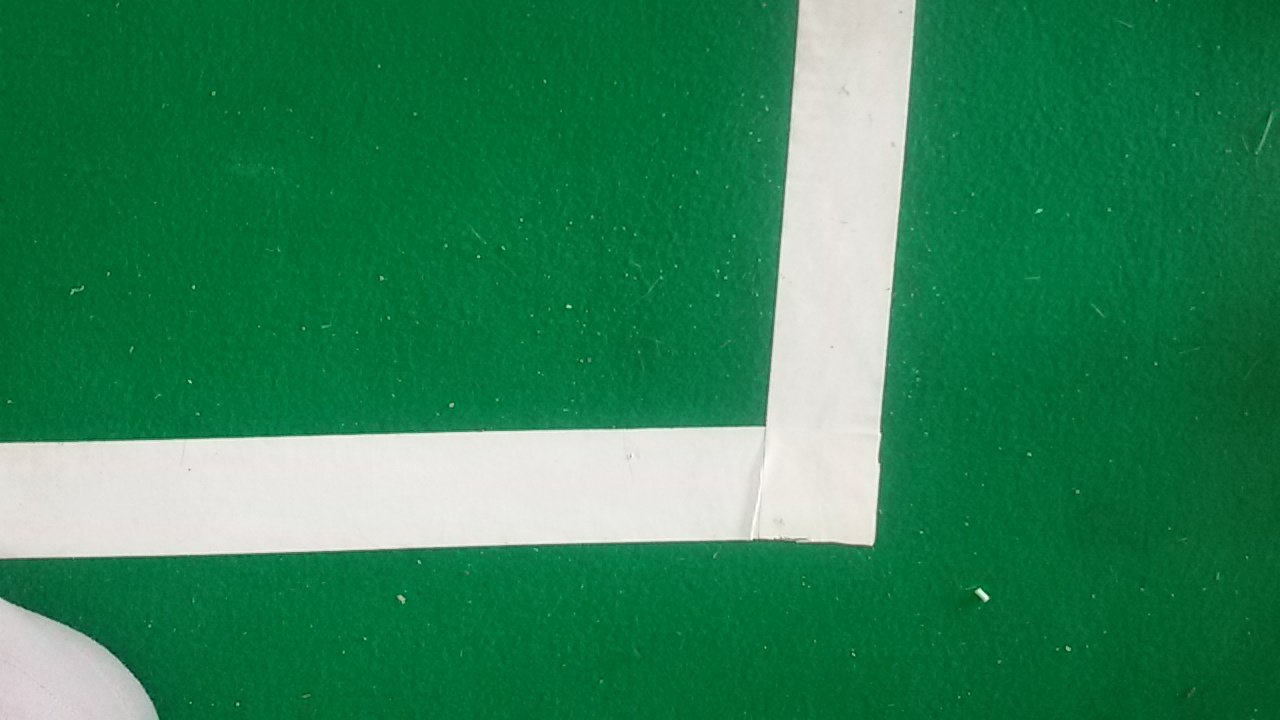
#> input picture tesPic/13441975_1057441020991932_635871047_o.jpg, 1280 x 720 px, given in place of the camera
$ python Goal.py   (Python 2 division)   (older library calls are emulated)
#> lines starting #> are read from the running program, lines starting #| are printed output that depends on the picture
### computeVision.py
import cv2
import numpy as np
from Vector import *


def findMaxAreaContour(contours):
    if len(contours) > 0:
        maxj = 0
        maxA = 0
        for j in range(len(contours)):
            cnt = contours[j]
            A = cv2.contourArea(cnt)
            if A > maxA:
                maxj = j
                maxA = A
                cnt = contours[maxj]

        return True,contours[maxj]
    else:
        return False,None
# [14 lines left out: function findContourInShape, not called in this run]

def removeNoise(img,erode,dilation,blur):
    kernel = np.ones(erode, np.uint8)
    img = cv2.erode(img, kernel, iterations=1)
    kernel = np.ones(dilation, np.uint8)
    img = cv2.dilate(img, kernel, iterations=2)
    img = cv2.GaussianBlur(img, blur, 0)
    return img

# [35 lines left out: functions findContourCenter, skeletonization, not called in this run]

class Track(Vector):

    def __init__(self,erode_=(1,1),dilation_=(1,1),blur_=(0,0),shape_ = None,colorSpace = cv2.COLOR_BGR2HSV):
        self.erode = erode_
        self.dilation = dilation_
        self.blur = blur_
        self.shape = shape_
        self.colocode = colorSpace

    # [6 lines left out: function getOnlyMask, not called in this run]

    def getMaskAndCnt(self,img,lower,upper,percen = 0.03,dst = None, mask = None , trackShape = True):
        if mask is None:
            lab = cv2.cvtColor(img,self.colocode)
            mask = cv2.inRange(lab,lower,upper)
            mask = removeNoise(mask,self.erode,self.dilation,self.blur)
        if dst is not None:
            # _,dstCnt,_ = cv2.findContours(dst.copy(),cv2.RETR_EXTERNAL, cv2.CHAIN_APPROX_NONE)
            # _,dstMax = findMaxAreaContour(dstCnt)
            # cv2.drawContours(img,dstMax,-1,255,2)
            mask = cv2.bitwise_and(mask.copy(),dst)
        if self.shape is not None and trackShape == True:
            try:
                _, contours, _ = cv2.findContours(mask.copy(), cv2.RETR_EXTERNAL, cv2.CHAIN_APPROX_NONE)
                ret,listCnt = findContourInShape(contours,percen,self.shape)
                return ret,listCnt,mask,contours
            except cv2.error:
                print 'mask  ',' ',mask,' ',type(mask),' ',len(mask)
                return False,[],mask,[]
        else:
            _, contours, _ = cv2.findContours(mask.copy(), cv2.RETR_EXTERNAL, cv2.CHAIN_APPROX_SIMPLE)
            ret,listCnt = findMaxAreaContour(contours)
            return ret,listCnt,mask,contours

    # [124 lines left out: functions chooseOne, goal, __lineAnalyse, Line, not called in this run]


# [6 lines that do not run on import are left out]

### Vector.py
import math

class Vector():

    # [11 lines of commented-out code are left out]
    class matrix():

        # [27 lines left out: functions __init__, multiplyRow, addRow2Row, Indx2RowCol, not called in this run]

        def RowCol2Index(self, RowCol):
            index = (RowCol[0] - 1) * self.size[1] + RowCol[1] - 1
            return index


    class line():
        def __init__(self,p1,p2):
            self.startPoint = Vector.vectorCreate(p1,(0,0))
            self.vectorEquation(p1,p2)

        def vectorEquation(self,p1,p2):
            self.vector = Vector.vectorCreate(p1,p2)
            self.vector = self.vector.normalize()

    class vectorCreate():
        x = 0
        y = 0
        # [24 lines left out: functions __init__, __add__, __sub__, __mul__, not called in this run]

        def __str__(self):
            text = '{:}i + {:}j'.format(self.x,self.y)
            return text

        # [5 lines left out: function normalize, not called in this run]


    def __init__(self):
        pass

    # [63 lines left out: functions equaSolv, intersect, not called in this run]

    def dotproduct(self,vec1,vec2):
        dot = (vec1.x*vec2.x)+(vec1.y*vec2.y)
        return dot

    # [11 lines left out: functions cosAngle, findAngle, not called in this run]

    def findLenght(self,pt1,pt2):
        vec = self.vectorCreate(pt1,pt2)
        return vec.length

    def creatVector(self,pt1,pt2):
        vec = self.vectorCreate(pt1,pt2)
        return vec


class circleCalculator(Vector):
    class __circle(Vector):
        R = 0
        Center = 0
        Pts = []
        # [46 lines left out: functions __init__, findCenterPoint, findRadius, findCicle, not called in this run]
    def __init__(self):
        pass
    # [34 lines left out: functions findMinCircle, circleCreate, not called in this run]

# [13 lines that do not run on import are left out]

### Goal.py
from computeVision import *
from RobotControl import *
from Vector import *
from Camera import *
import cv2
import numpy
import time
import math

cap = cv2.VideoCapture(1)
erode = (11,11)
dilation = (19,19)
blur = (21,21)
lower = np.array([31,106,150])
upper = np.array([255,255,255])
lowerGreen = np.array([0,0,0])
upperGreen = np.array([180,105,172])
TrackGoal = Track(erode_=erode,dilation_=dilation,blur_=blur,colorSpace=cv2.COLOR_BGR2LAB)
Vectorcal = Vector()
# Robot = RobotControl('COM5')

while True:
    ret,frame = cap.read()
#> frame is the input picture: shape (720, 1280, 3); mean B, G, R 86.2, 130.8, 44.5
    frame = cv2.flip(frame,0)
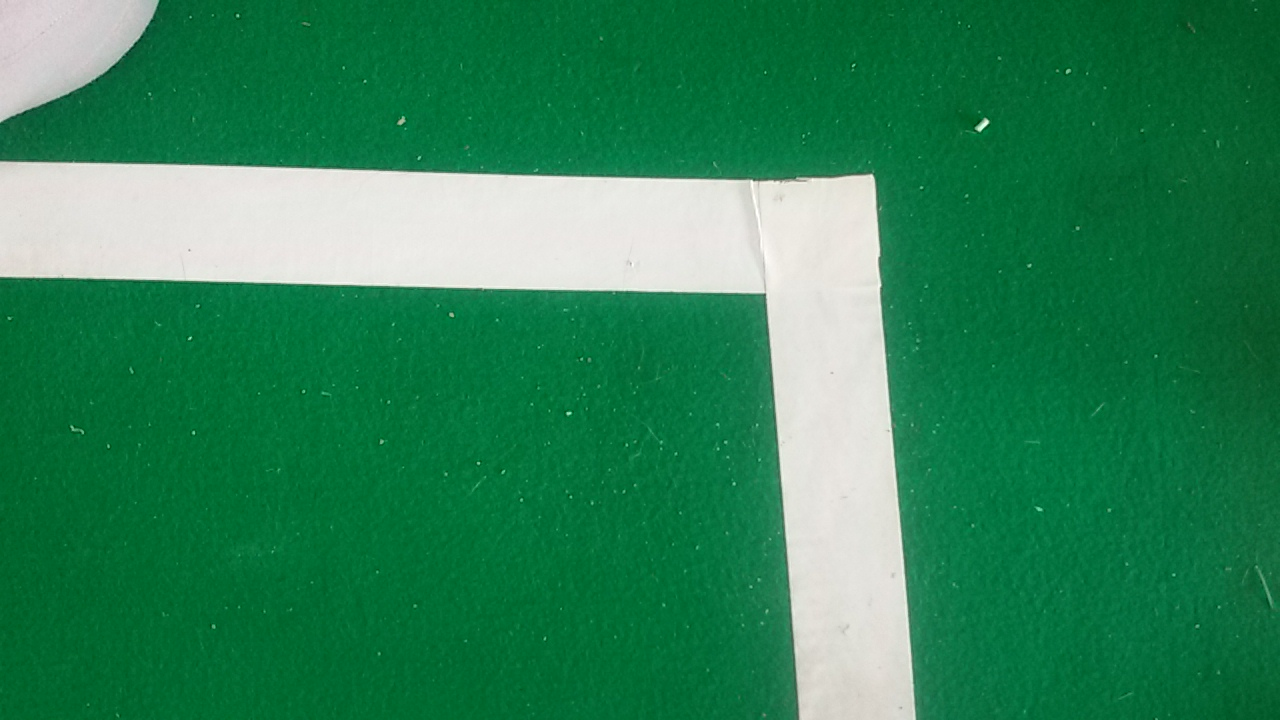
#> frame: shape (720, 1280, 3); mean B, G, R 86.2, 130.8, 44.5
    shape = frame.shape
#> shape = (720, 1280, 3)
    frame = cv2.GaussianBlur(frame,(13,13),0)
    ret,listCnt,mask,contours = TrackGoal.getMaskAndCnt(frame,lower,upper)
#> in getMaskAndCnt, `lab = cv2.cvtColor(img,self.colocode)`: lab: shape (720, 1280, 3); mean of channels 0, 1, 2 125.6, 95.2, 146.7
#> in getMaskAndCnt, `mask = cv2.inRange(lab,lower,upper)`: mask: shape (720, 1280); every value is 0
#> in getMaskAndCnt, `_, contours, _ = cv2.findContours(mask.copy(), cv2.RETR_EXTERNAL, cv2...`: contours = []
#> in getMaskAndCnt, `ret,listCnt = findMaxAreaContour(contours)`: ret = False
#> ret = False; contours = []
    if ret == True:
        print 'lenliscon=', len(listCnt)
        GoalPos = TrackGoal.goal(frame,listCnt,mask)
        cv2.putText(frame,GoalPos , (0, 400), cv2.FONT_HERSHEY_SIMPLEX, 1, (0, 0, 0), 3)
    cv2.imshow('image',frame)
    cv2.imshow('mask',mask)
    k = cv2.waitKey(10)
#> (key Esc is pressed here)
    if k==27:
        break

cv2.destroyAllWindows()

$ run again, on tesPic/13453368_1057441000991934_838037095_o.jpg
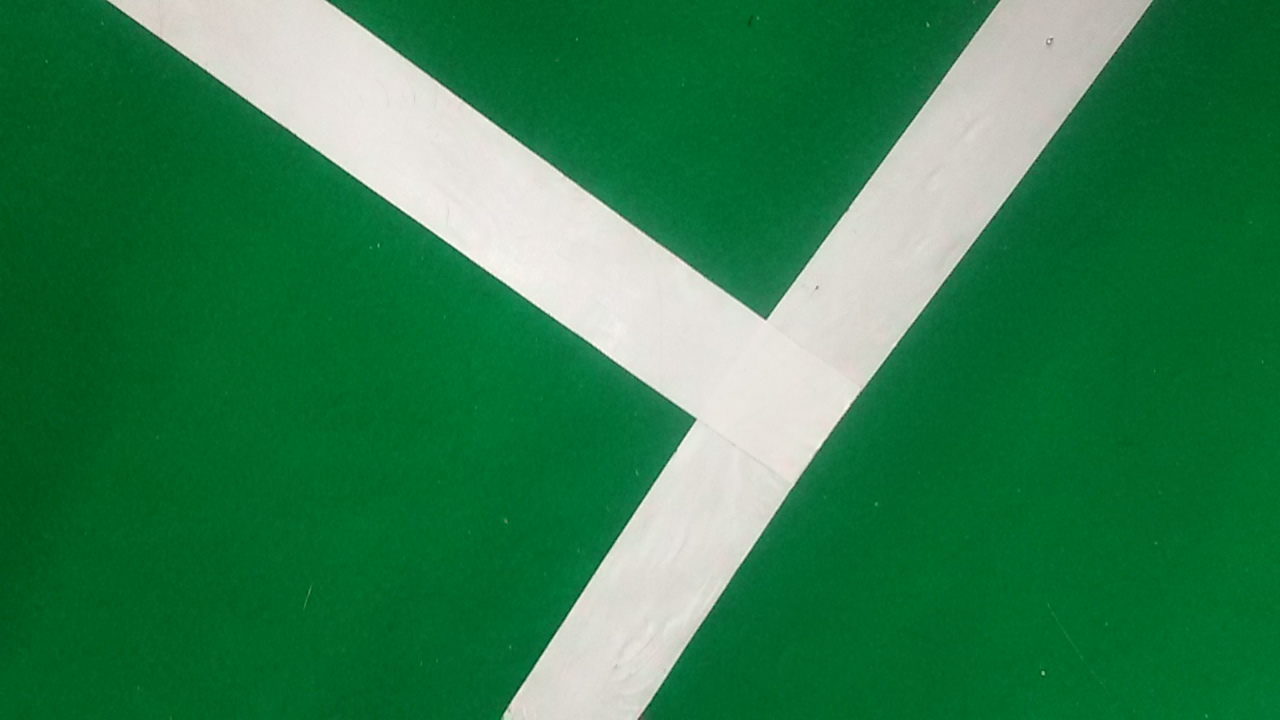
#> input picture tesPic/13453368_1057441000991934_838037095_o.jpg, 1280 x 720 px, given in place of the camera
#> frame is the input picture: shape (720, 1280, 3); mean B, G, R 77.7, 126.5, 46.2
#> `frame = cv2.flip(frame,0)`:
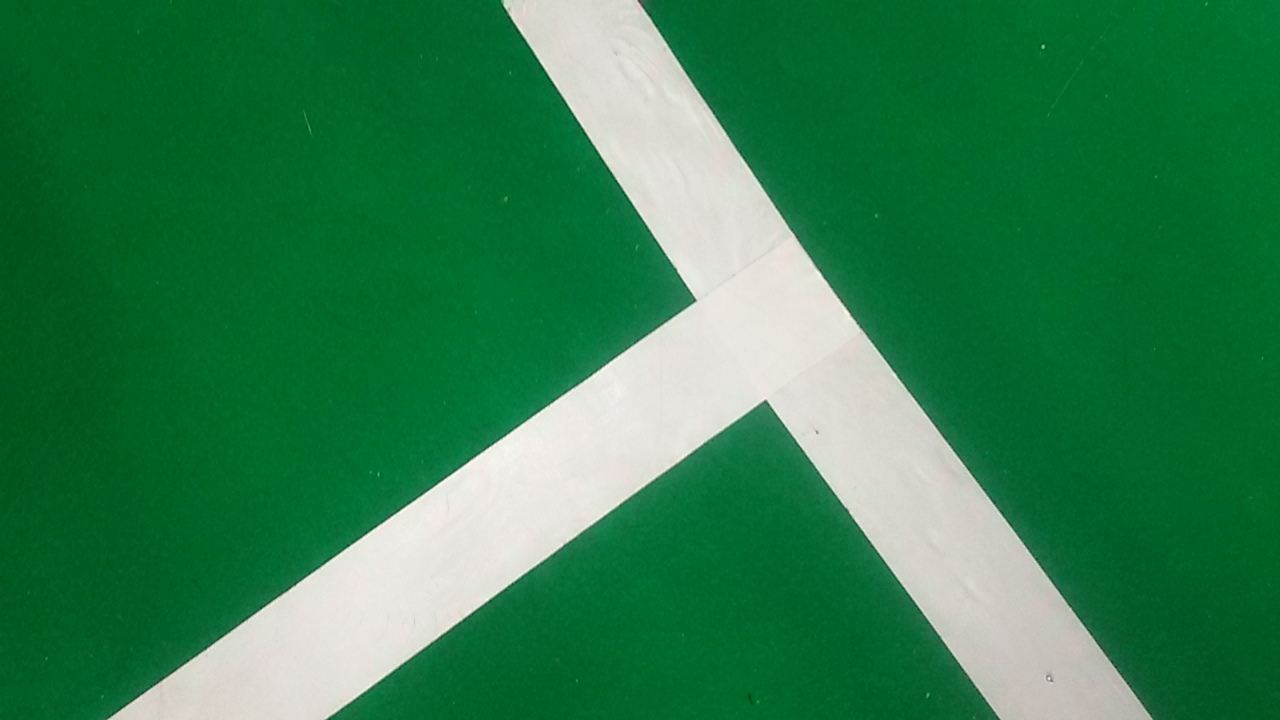
#> frame: shape (720, 1280, 3); mean B, G, R 77.7, 126.5, 46.2
#> lab: shape (720, 1280, 3); mean of channels 0, 1, 2 121.8, 96, 149.6
#> mask: shape (720, 1280); every value is 0
#> in getMaskAndCnt, `_, contours, _ = cv2.findContours(mask.copy(), cv2.RETR_EXTERNAL, cv2...`: contours = []
#> in getMaskAndCnt, `ret,listCnt = findMaxAreaContour(contours)`: ret = False
#> `ret,listCnt,mask,contours = TrackGoal.getMaskAndCnt(frame,lower,upper)`: contours = []

$ run again, on tesPic/13461020_1057441007658600_342173977_o.jpg
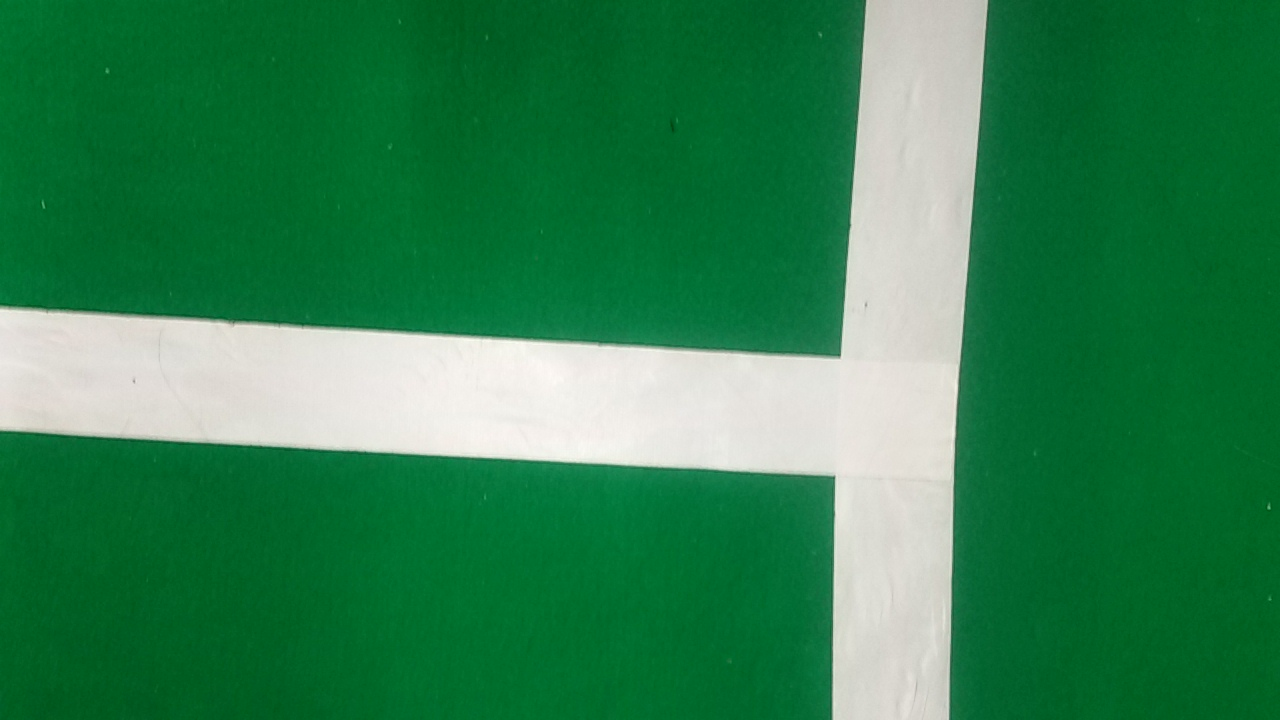
#> input picture tesPic/13461020_1057441007658600_342173977_o.jpg, 1280 x 720 px, given in place of the camera
#> frame is the input picture: shape (720, 1280, 3); mean B, G, R 79.6, 128.4, 47.3
#> `frame = cv2.flip(frame,0)`:
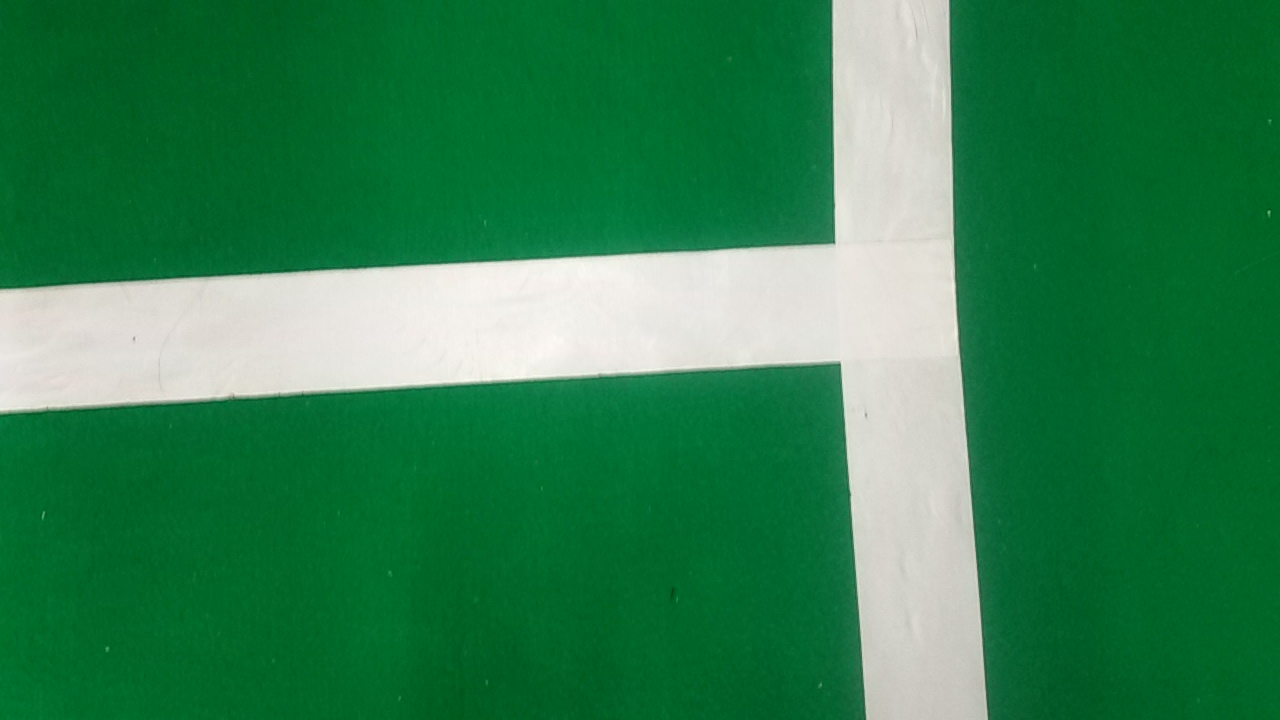
#> frame: shape (720, 1280, 3); mean B, G, R 79.6, 128.4, 47.3
#> lab: shape (720, 1280, 3); mean of channels 0, 1, 2 123.5, 95.9, 149.5
#> mask: shape (720, 1280); every value is 0
#> in getMaskAndCnt, `_, contours, _ = cv2.findContours(mask.copy(), cv2.RETR_EXTERNAL, cv2...`: contours = []
#> in getMaskAndCnt, `ret,listCnt = findMaxAreaContour(contours)`: ret = False
#> `ret,listCnt,mask,contours = TrackGoal.getMaskAndCnt(frame,lower,upper)`: contours = []

$ run again, on tesPic/13467503_1057440987658602_1583394702_o.jpg
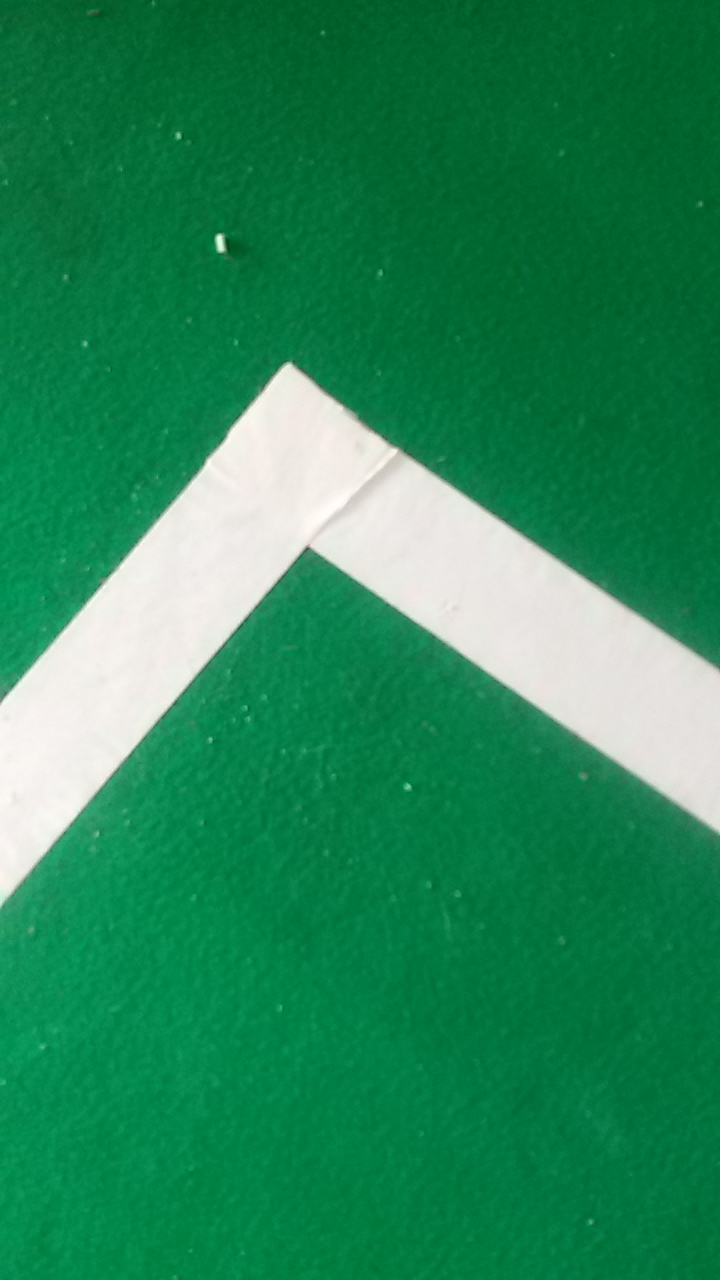
#> input picture tesPic/13467503_1057440987658602_1583394702_o.jpg, 720 x 1280 px, given in place of the camera
#> frame is the input picture: shape (1280, 720, 3); mean B, G, R 87.7, 135.4, 37.1
#> `frame = cv2.flip(frame,0)`:
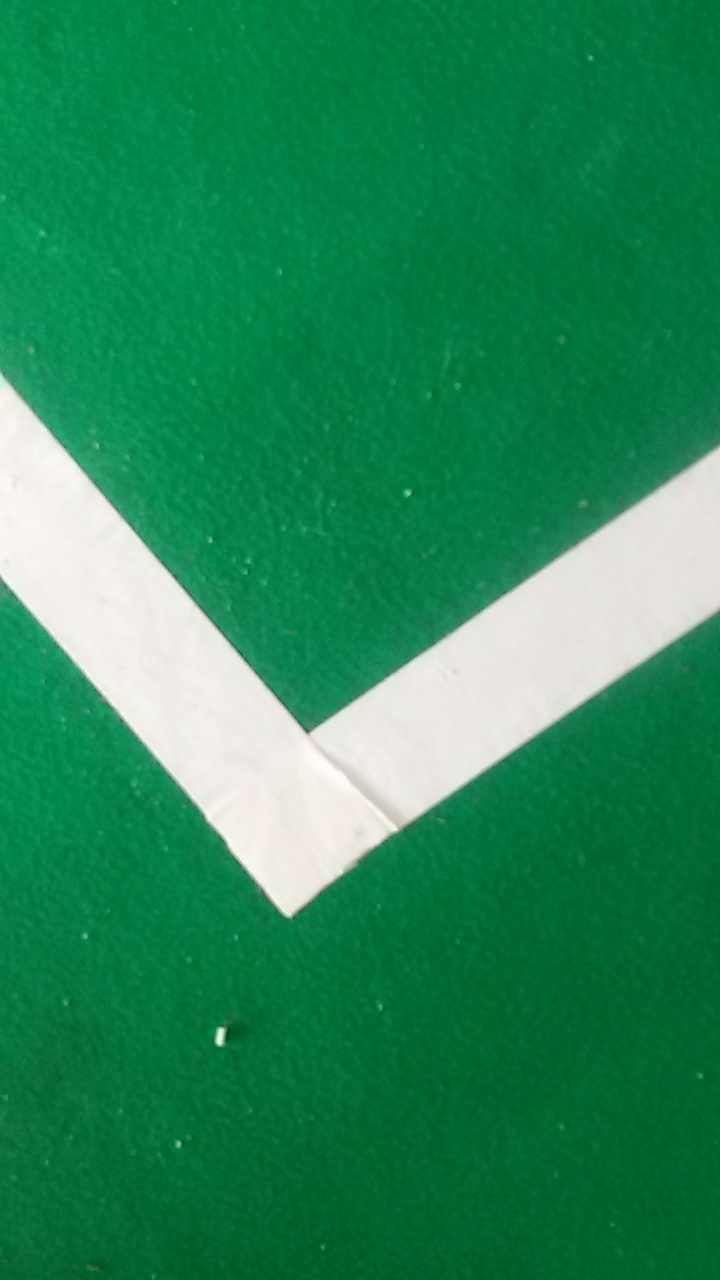
#> frame: shape (1280, 720, 3); mean B, G, R 87.7, 135.4, 37.1
#> lab: shape (1280, 720, 3); mean of channels 0, 1, 2 129.1, 92.1, 147.5
#> mask: shape (1280, 720); every value is 0
#> in getMaskAndCnt, `_, contours, _ = cv2.findContours(mask.copy(), cv2.RETR_EXTERNAL, cv2...`: contours = []
#> in getMaskAndCnt, `ret,listCnt = findMaxAreaContour(contours)`: ret = False
#> `ret,listCnt,mask,contours = TrackGoal.getMaskAndCnt(frame,lower,upper)`: contours = []
